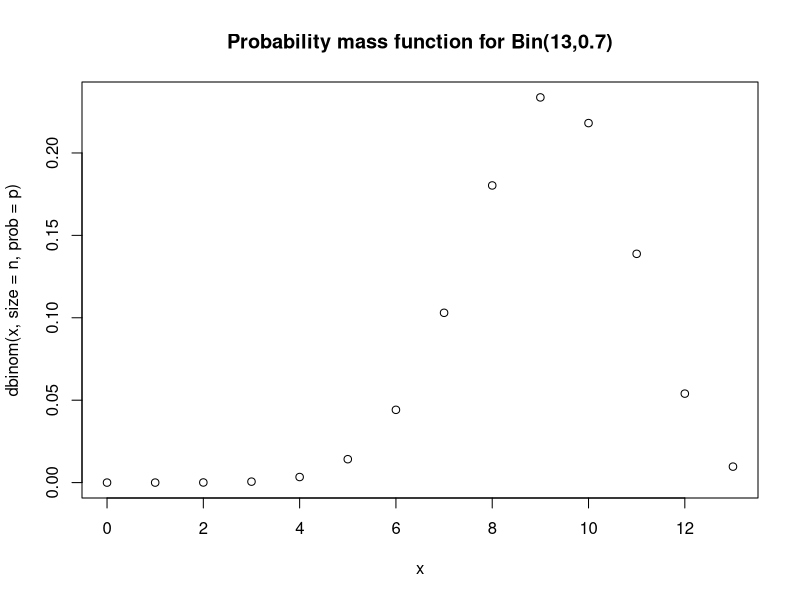
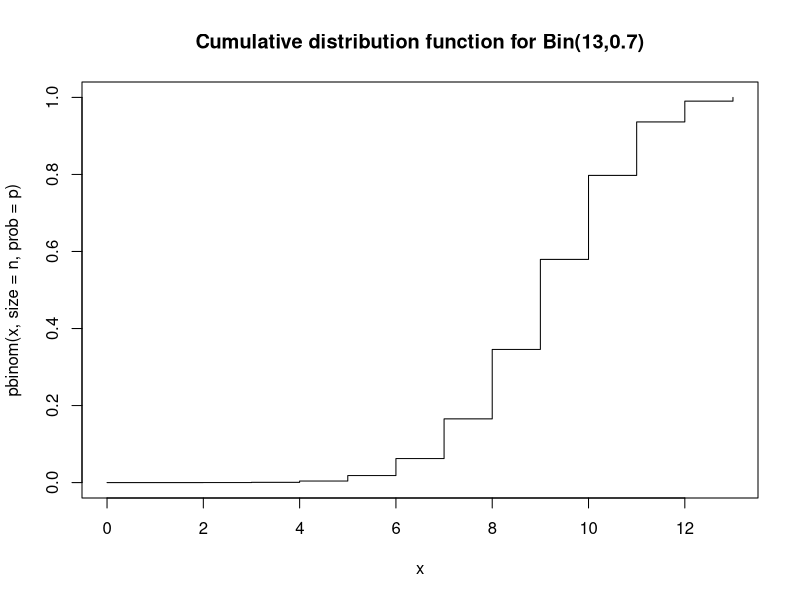
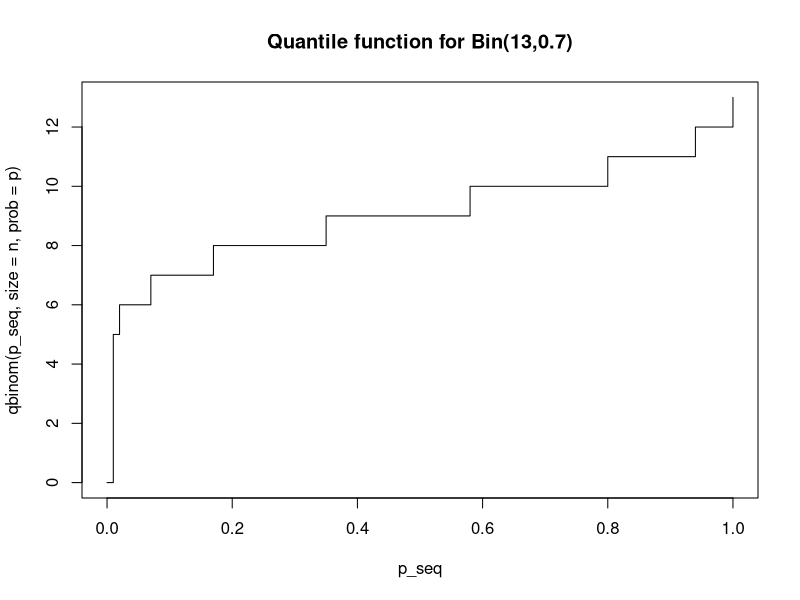
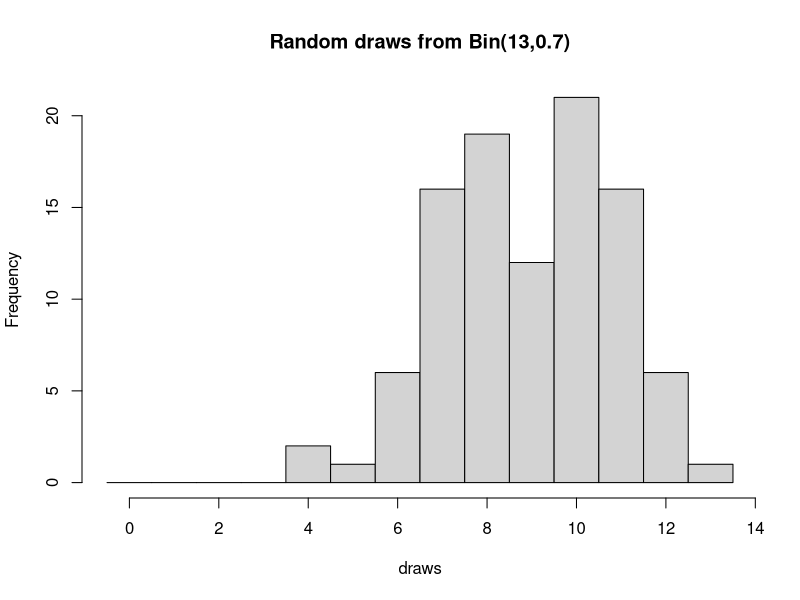
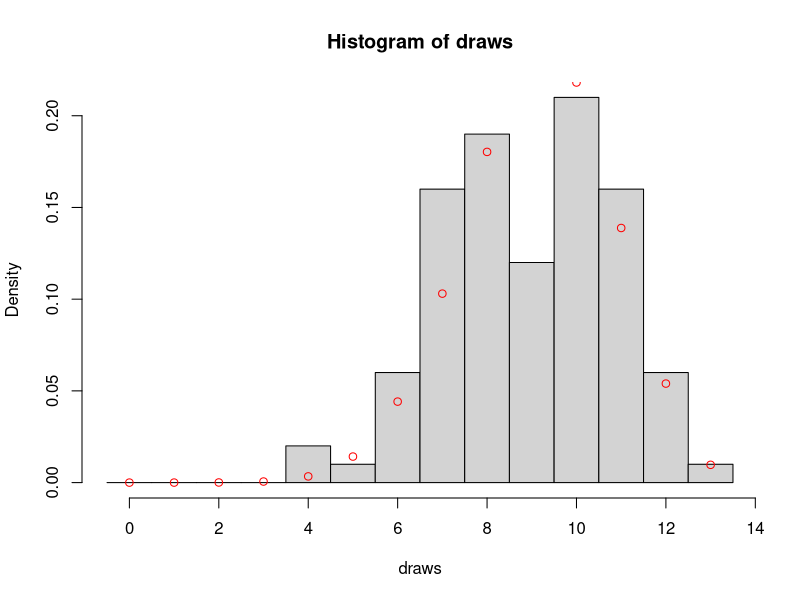
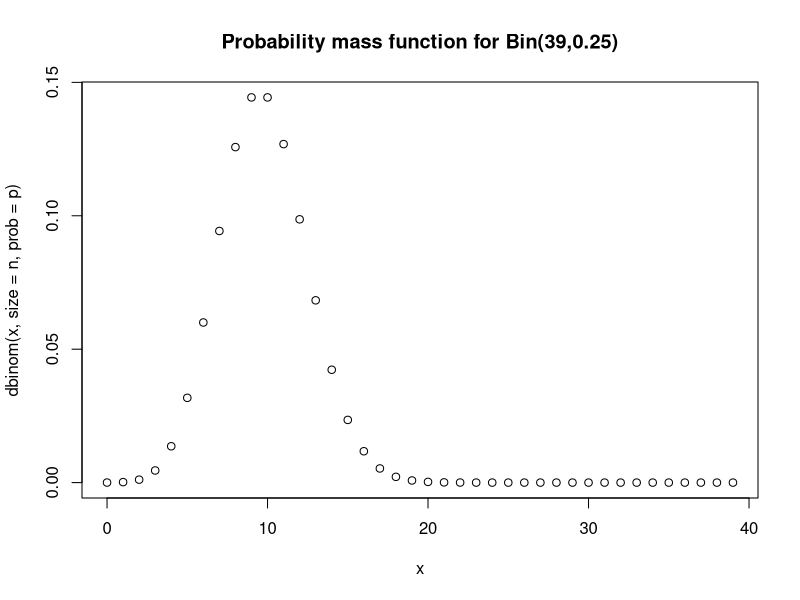
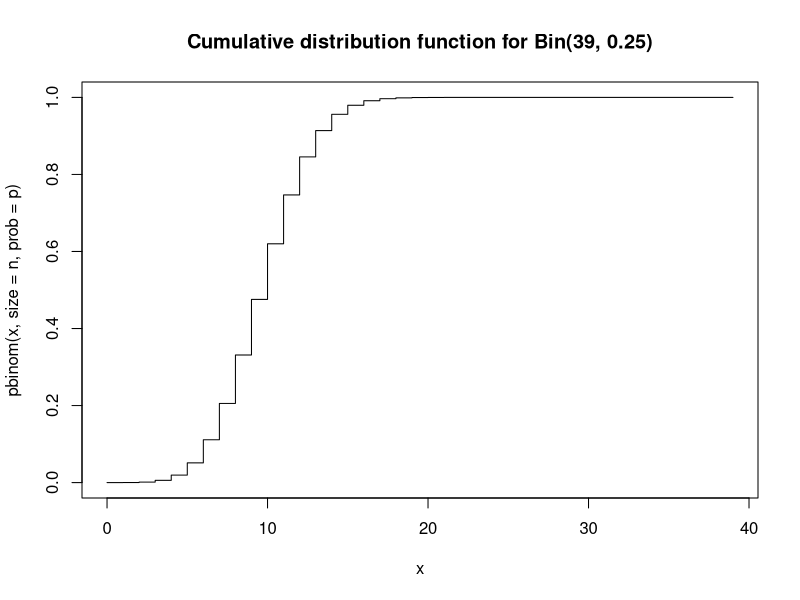
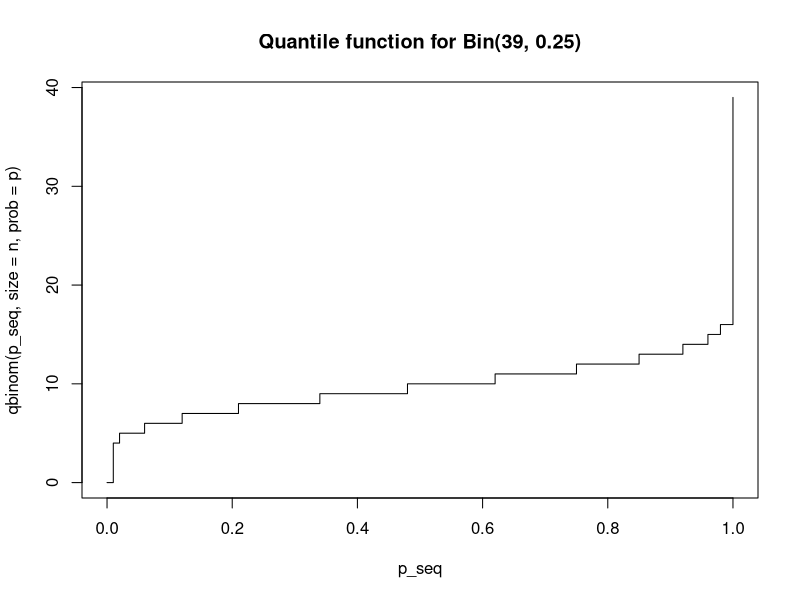

Source code (R) for these figures, in order: (Note: this script raises an error after producing the figures.)
## ---- chunk 1
n <- 13
p <- 0.7
dbinom(6, size = n, prob = p)
## ---- chunk 2
x <- 0:n
plot(x, dbinom(x, size = n, prob = p), main = "Probability mass function for Bin(13,0.7)")
## ---- chunk 3
pbinom(9, size = n, prob = p)
## ---- chunk 4
plot(x, pbinom(x, size = n, prob = p), type="s", main = "Cumulative distribution function for Bin(13,0.7)")
## ---- chunk 5
p_seq <- seq(from = 0, to = 1, length = 101)
plot(p_seq, qbinom(p_seq, size = n, prob = p), type="s", main = "Quantile function for Bin(13,0.7)")
## ---- chunk 6
draws <- rbinom(100, size = n, prob = p) # draw 100
brks  <- (0:(n+1)) - 0.5
hist(draws, breaks = brks, main = "Random draws from Bin(13,0.7)") 
## ---- chunk 7
hist(draws, breaks = brks, probability = TRUE)
points(x, dbinom(x, size = n, prob = p), col="red")
## ---- chunk 8
n <- 39
p <- 0.25
x <- 0:n

plot(x, dbinom(x, size = n, prob = p),                     main = 'Probability mass function for Bin(39,0.25)')
plot(x, pbinom(x, size = n, prob = p),         type = 's', main = 'Cumulative distribution function for Bin(39, 0.25)')
plot(p_seq, qbinom(p_seq, size = n, prob = p), type = 's', main = 'Quantile function for Bin(39, 0.25)')

draws <- rbinom(999, size = n, prob = p)
brks  <- (0:(n+1)) - 0.5
hist(draws, breaks = brks, probability = TRUE, main = "Random draws from Bin(39,0.25)")
points(x, dbinom(x, size = n, prob = p), col="red")
## ---- chunk 9
rate <- 2
x <- 0:10 # with no upper limit we need to decide on an upper limit

plot(x, dpois(x, lambda = rate), main = "Probability mass function for Po(2)") 
## ---- chunk 10
plot(x, ppois(x, lambda = rate), type="s", main = "Cumulative distribution function for Po(2)")
## ---- chunk 11
plot(p_seq, qpois(p_seq, lambda = rate), type="s", ylim=c(0,10), main = "Quantile function for Po(2)") # Change the y limits for comparison purposes
## ---- chunk 12
draws <- rpois(100, lambda = rate)

hist(draws, breaks = (0:(max(draws)+1)) - 0.5, probability = TRUE, main = "Random draws from Po(2)")
points(x, dpois(x, lambda = rate), col="red")
## ---- chunk 13
rate <- 23
x <- 5:40 # with no upper limit we need to decide on an upper limit

plot(x, dpois(x, lambda = rate),                   main = 'Probability mass function for Po(23)')
plot(x, ppois(x, lambda = rate),         type="s", main = 'Cumulative distribution function for Po(23)')
plot(p_seq, qpois(p_seq, lambda = rate), type="s", main = 'Quantile function for Po(23)')

draws <- rpois(999, lambda = rate) 
hist(draws, breaks = (min(draws):(max(draws)+1)) - 0.5, probability = TRUE, main = "Random draws from Po(23)")
points(x, dpois(x, lambda = rate), col="red")
## ---- chunk 14
a <- 0
b <- 1

# The curve function expects you to give a function of `x` and then it 
# (internally) creates a sequence of values from `from` and to `to` and creates
# plots similar to what we had before, but using a line rather than points.
curve(dunif(x, min = a, max = b), from = -1, to = 2,
      xlab='y', ylab='f(y)', main='Probability density function for Unif(0,1)')
## ---- chunk 15
curve(punif(x, min = a, max = b), from = -1, to = 2,
      xlab='y', ylab='F(y)', main='Cumulative distribution function for Unif(0,1)')
## ---- chunk 16
curve(qunif(x, min = a, max = b), from = 0, to = 1,
      xlab='p', ylab='F^{-1}(p)', main='Quantile function for Unif(0,1)')
## ---- chunk 17
random_uniforms <- runif(100, min = a, max = b)
hist(random_uniforms, probability = TRUE, main = "Random draws from Unif(0,1)")
curve(dunif(x, min = a, max = b), add = TRUE, col="red")
## ---- chunk 18
a <- 13
b <- 65

opar = par(mfrow=c(2,2)) # Create a 2x2 grid of figures
curve(dunif(x, min = a, max = b), from = a-1, to = b+1,
      xlab='y', ylab='f(y)', main='Probability density function for Unif(13,65)')
curve(punif(x, min = a, max = b), from = a-1, to = b+1,
      xlab='y', ylab='f(y)', main='Cumulative distribution function for Unif(13,65)')
curve(qunif(x, min = a, max = b), from = 0, to = 1,
      xlab='y', ylab='f(y)', main='Quantile function for Unif(13,65)')
random_uniforms <- runif(999, min = a, max = b)
hist(random_uniforms, probability = TRUE, main = "Random draws from Unif(13,65)")
curve(dunif(x, min = a, max = b), add=TRUE, col="red")
par(opar)
## ---- chunk 19
mu    <- 0
sigma <- 1 # standard deviation

curve(dnorm(x, mean = mu, sd = sigma), # notice the 3rd argument is the sd
      from = -4, to = 4,
      main = "PDF for a standard normal")
## ---- chunk 20
curve(pnorm(x, mean = mu, sd = sigma), 
      from = -4, to = 4,
      main = "CDF for a standard normal",
      ylab = "F(x)")
## ---- chunk 21
curve(qnorm(x, mean = mu, sd = sigma),
      from = 0, to = 1, 
      main = "Quantile function for a standard normal")
## ---- chunk 22
draws <- rnorm(100, mean = mu, sd = sigma)
hist(draws, probability = TRUE)
curve(dnorm(x, mean = mu, sd = sigma), add = TRUE, col = "red")
## ---- chunk 23
mu    <- -4
sigma <- sqrt(3) # standard deviation!!!

opar = par(mfrow=c(2,2))
curve(dnorm(x, mean = mu, sd = sigma), 
      from = mu-4*sigma, to = mu+4*sigma,
      main = "PDF for a normal")

curve(pnorm(x, mean = mu, sd = sigma), 
      from = mu-4*sigma, to = mu+4*sigma,
      main = "CDF for a normal")

curve(qnorm(x, mean = mu, sd = sigma),
      from = 0, to = 1, 
      main = "Quantile function for a normal")

draws <- rnorm(999, mean = mu, sd = sigma)
hist(draws, probability = TRUE)
curve(dnorm(x, mean = mu, sd = sigma), add = TRUE, col = "red")
par(opar)
## ---- chunk 24
# Try any values for mu and sigma
mu    <- 0
sigma <- 1

pnorm(mu+1*sigma, mean = mu, sd = sigma) - pnorm(mu-1*sigma, mean = mu, sd = sigma)
pnorm(mu+2*sigma, mean = mu, sd = sigma) - pnorm(mu-2*sigma, mean = mu, sd = sigma)
pnorm(mu+3*sigma, mean = mu, sd = sigma) - pnorm(mu-3*sigma, mean = mu, sd = sigma)

## ---- chunk 25
n <- 70
p <- 0.015

dbinom(0, size = n, prob = p)
1-pbinom(2, size = n, prob = p)
## ---- chunk 26
knitr::knit("lab02.Rmd", tangle = TRUE)
